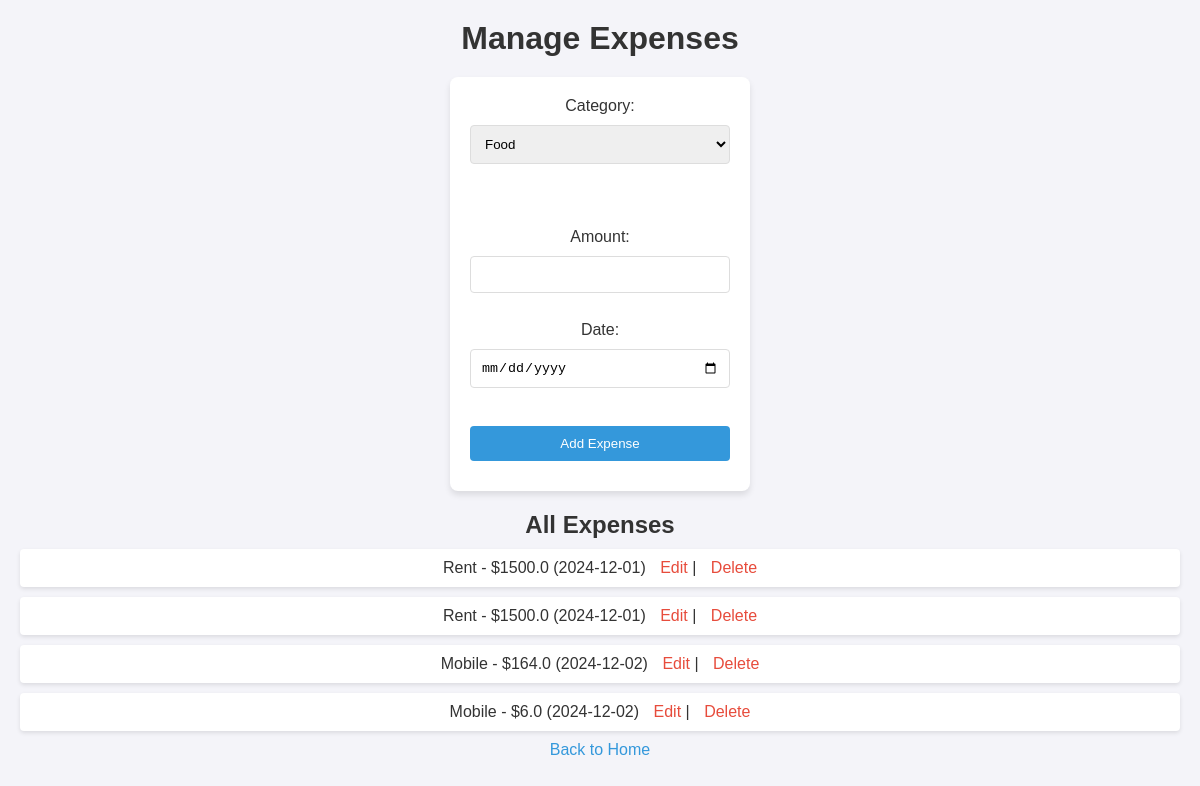
The page /expensest (signed in) on the database as committed earlier.
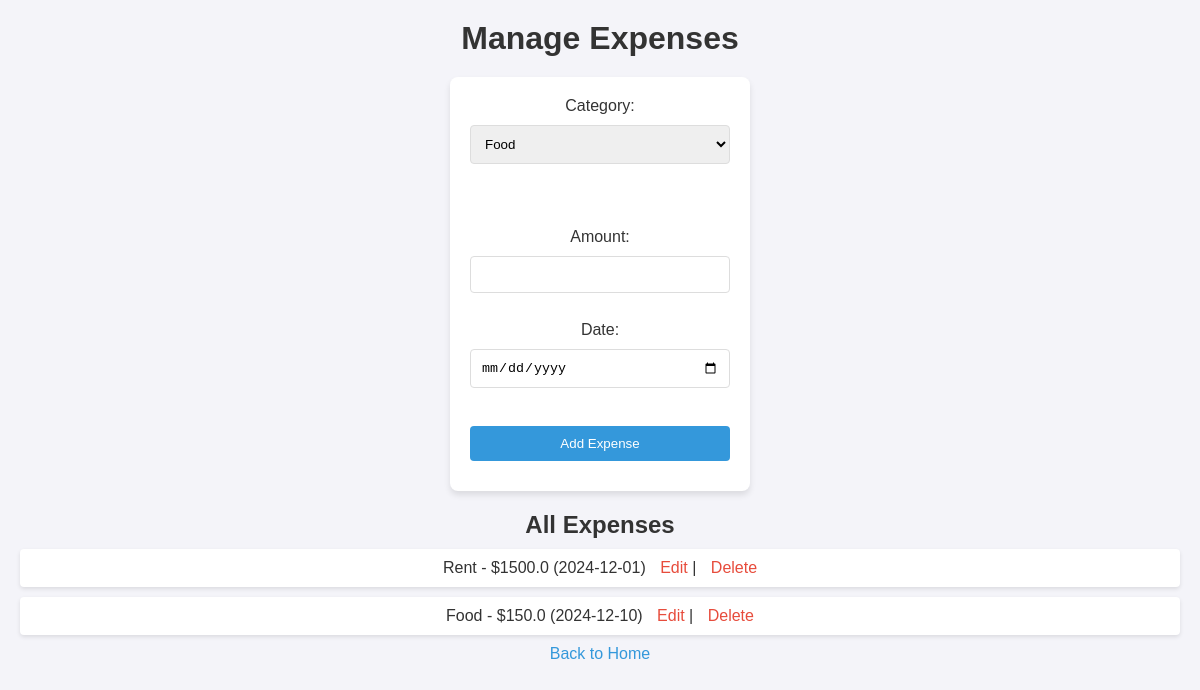
The same page on the database as committed later.
### app.py (models this page shows)
class Expense(db.Model):
    id = db.Column(db.Integer, primary_key=True)
    user_id = db.Column(db.Integer, db.ForeignKey('user.id'), nullable=False)
    category = db.Column(db.String(50), nullable=False)
    amount = db.Column(db.Float, nullable=False)
    date = db.Column(db.String(10), nullable=False)

### app.py (the view)
@app.route('/expensest')
def view_expenses():
    if 'username' not in session:
        return redirect(url_for('login'))
    expenses = Expense.query.all()
    return render_template('expenses.html', expenses=expenses)

### templates/expenses.html (shortened to what this page needs)
<!DOCTYPE html>
<html lang="en">
<head>
    <link rel="stylesheet" href="{{ url_for('static', filename='css/style.css') }}">
</head>
<body>
    <h1>Manage Expenses</h1>
    <form method="POST">
        <label for="category">Category:</label>
        <select name="category" id="category" onchange="toggleOtherCategory()" required>
            <option value="Food">Food</option>
        </select><br><br>
        <input type="text" id="other-category" name="category_other" placeholder="Enter custom category" style="display:none;"><br><br>
        <label for="amount">Amount:</label>
        <input type="number" name="amount" step="0.01" required><br><br>
        <label for="date">Date:</label>
        <input type="date" name="date" required><br><br>
        <button type="submit">Add Expense</button>
    </form>
    <h2>All Expenses</h2>
    <ul>
        {% for expense in expenses %}
            <li>
                {{ expense.category }} - ${{ expense.amount }} ({{ expense.date }})
                <a href="{{ url_for('edit_expense', id=expense.id) }}">Edit</a> |
                <a href="{{ url_for('delete_expense', id=expense.id) }}" onclick="return confirm('Are you sure you want to delete this expense?')">Delete</a>
            </li>
        {% endfor %}
    </ul>
    <a href="{{ url_for('home') }}">Back to Home</a>
</body>
</html>

### static/css/style.css (style rules this page uses)
* { margin: 0; padding: 0; box-sizing: border-box; }
body { font-family: Arial, sans-serif; background-color: #f4f4f9; color: #333; text-align: center; padding: 20px; }
h1 { margin-bottom: 10px; }
form { background-color: #fff; padding: 20px; border-radius: 8px; box-shadow: 0 4px 6px rgba(0, 0, 0, 0.1); width: 300px; margin: 20px auto; }
input, select, button { width: 100%; padding: 10px; margin: 10px 0; border: 1px solid #ddd; border-radius: 4px; }
button { background-color: #3498db; color: white; border: none; cursor: pointer; }
a { color: #3498db; text-decoration: none; }
ul { list-style-type: none; }
ul li { background-color: #fff; margin: 10px 0; padding: 10px; border-radius: 4px; box-shadow: 0 2px 4px rgba(0, 0, 0, 0.1); }
ul li a { margin-left: 10px; color: #e74c3c; }

Rows that differ between the two databases and show on the page:
removed Expense: category "Rent", amount "1500.0", date "2024-12-01"
removed Expense: category "Mobile", amount "164.0", date "2024-12-02"
removed Expense: category "Mobile", amount "6.0", date "2024-12-02"
added Expense: category "Food", amount "150.0", date "2024-12-10"
